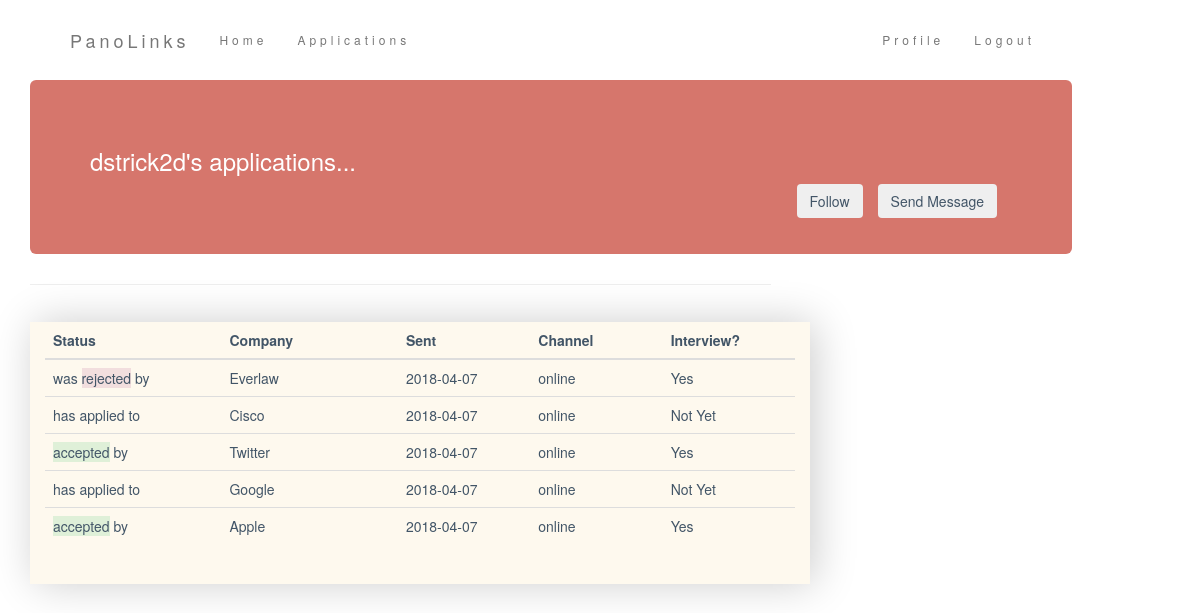
Page /user/dstrick2d (signed in) on the committed database.
### myapp/models.py (models this page shows, shortened)
class User(UserMixin, db.Model):
    id = db.Column(db.Integer, primary_key=True)
    username = db.Column(db.String(64), index=True, unique=True)
    email = db.Column(db.String(120), index=True, unique=True)
    password_hash = db.Column(db.String(128))
    application = db.relationship('Application', backref='applicant', lazy='dynamic')

class Application(db.Model):
    id = db.Column(db.Integer, primary_key=True)
    company = db.Column(db.String(140), index=True)
    status = db.Column(db.String(64))
    user_id = db.Column(db.String(64), db.ForeignKey('user.id'))
    sent = db.Column(db.DateTime)
    channel = db.Column(db.String(64))
    invite = db.Column(db.DateTime)
    decision = db.Column(db.DateTime)

### myapp/main/routes.py (the view)
@bp.route('/user/<username>')
@login_required
def user(username):
    user = User.query.filter_by(username=username).first_or_404()
    page = request.args.get('page', 1, type=int)
    apps = Application.query.filter_by(applicant=user).paginate(page, current_app.config['APPS_PER_PAGE'], False)
    next_url = url_for('main.applications', page=apps.next_num) \
        if apps.has_next else None
    prev_url = url_for('main.applications', page=apps.prev_num) \
        if apps.has_prev else None
    return render_template('user.html', user=user, entries=apps.items, next_url=next_url, prev_url=prev_url)
    return render_template('user.html', user=user)

### myapp/models.py (called while the page is built)
@login.user_loader
def load_user(id):
    return User.query.get(int(id))

### myapp/templates/user.html (shortened to what this page needs)
{% extends "base.html" %}
{% import 'bootstrap/wtf.html' as wtf %}
{% block app_content %}
    <div class="jumbotron text-left main">
           <h3>{{ user.username }}'s applications...</h3>
        <button type="button" class="btn button ">Send Message</button>
        <button type="button" class="btn button " >Follow</button>
    </div>
    <hr>
    <div class="row">
        <div class="col-md-8 tb">
            <table class ="table table-hover">
                <thead>
                  <tr>
                    <th style="width: 20%">Status</th>
                    <th style="width: 20%">Company</th>
                      <th style="width: 15%">Sent</th>
                    <th style="width: 15%">Channel</th>
                    <th style="width: 15%">Interview?</th>
                  </tr>
                </thead>
                <tbody>
                    {% for app in entries %}
                    <tr>
                        <td style="width: 20%">
                            {% if app.status=='rejected' %}
                            was <span class="bg-danger">rejected</span> by
                            {% elif app.status=='interviewing' %}
                            <span class="bg-info">is interviewing</span> with
                            {% elif app.status=='applied' %}
                            has applied to
                            {% else %}
                            <span class="bg-success">accepted</span> by
                            {% endif %}
                        </td>
                        <td style="width: 20%">{{app.company}}</td>
                        <td style="width: 15%">{{app.sent.strftime('%Y-%m-%d')}}</td>
                        <td style="width: 15%">{{app.channel}}</td>
                        <td style="width: 15%">
                            {% if app.invite %}
                            Yes
                            {% else %}
                            Not Yet
                            {% endif %}
                        </td>
                    </tr>
                    {% endfor %}
                </tbody>
            </table>
            <br>
        </div>
        <div class="col-md-4">
        </div>
    </div>
{% endblock %}

### myapp/templates/user.html (style rules this page uses)
.main { background-color:#d6766c; font:sans-serif; font-weight: lighter; color: white; padding-bottom:70px; margin-right:98px; }
.tb { box-shadow: 5px 0px 40px rgba(0,0,0, .2); background-color:rgba(245, 198, 87, .1); margin-left:15px; margin-top:30px; }
.button { margin-right: 15px; float: right; color: #425567; border-color: none; }
body { color: #425567; }
hr { margin-top: 0.5em; margin-bottom: 0.5em; margin-left: auto; margin-right: 35%; }

### rows in the picture
User: username "dstrick2d"
Application: status "was", company "Everlaw", sent "2018-04-07", channel "online", shows "Yes"
Application: status "has applied to", company "Cisco", sent "2018-04-07", channel "online", shows "Not Yet"
Application: status "accepted", company "Twitter", sent "2018-04-07", channel "online", shows "Yes"
Application: status "has applied to", company "Google", sent "2018-04-07", channel "online", shows "Not Yet"
Application: status "accepted", company "Apple", sent "2018-04-07", channel "online", shows "Yes"
